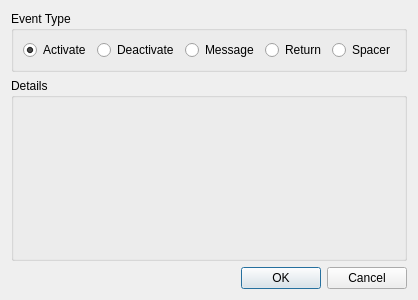
<?xml version="1.0" encoding="UTF-8"?>
<ui version="4.0">
 <class>EventDialog</class>
 <widget class="QDialog" name="EventDialog">
  <property name="geometry">
   <rect>
    <x>0</x>
    <y>0</y>
    <width>405</width>
    <height>300</height>
   </rect>
  </property>
  <property name="windowTitle">
   <string>Dialog</string>
  </property>
  <layout class="QVBoxLayout" name="verticalLayout">
   <item>
    <widget class="QGroupBox" name="groupRadioBox">
     <property name="title">
      <string>Event Type</string>
     </property>
     <layout class="QHBoxLayout" name="horizontalLayout">
      <item>
       <widget class="QRadioButton" name="radioActivate">
        <property name="text">
         <string>Activate</string>
        </property>
        <property name="checked">
         <bool>true</bool>
        </property>
       </widget>
      </item>
      <item>
       <widget class="QRadioButton" name="radioDeactivate">
        <property name="text">
         <string>Deactivate</string>
        </property>
       </widget>
      </item>
      <item>
       <widget class="QRadioButton" name="radioMessage">
        <property name="text">
         <string>Message</string>
        </property>
       </widget>
      </item>
      <item>
       <widget class="QRadioButton" name="radioReturn">
        <property name="text">
         <string>Return</string>
        </property>
       </widget>
      </item>
      <item>
       <widget class="QRadioButton" name="radioNop">
        <property name="text">
         <string>Spacer</string>
        </property>
       </widget>
      </item>
     </layout>
    </widget>
   </item>
   <item>
    <widget class="QGroupBox" name="detailsBox">
     <property name="title">
      <string>Details</string>
     </property>
     <layout class="QHBoxLayout" name="horizontalLayout_2">
      <property name="spacing">
       <number>6</number>
      </property>
      <property name="leftMargin">
       <number>0</number>
      </property>
      <property name="topMargin">
       <number>0</number>
      </property>
      <property name="rightMargin">
       <number>0</number>
      </property>
      <property name="bottomMargin">
       <number>0</number>
      </property>
      <item>
       <widget class="QStackedWidget" name="stackedWidget">
        <widget class="QWidget" name="Page1">
         <layout class="QVBoxLayout" name="layout"/>
        </widget>
       </widget>
      </item>
     </layout>
    </widget>
   </item>
   <item>
    <widget class="QDialogButtonBox" name="buttonBox">
     <property name="orientation">
      <enum>Qt::Horizontal</enum>
     </property>
     <property name="standardButtons">
      <set>QDialogButtonBox::Cancel|QDialogButtonBox::Ok</set>
     </property>
    </widget>
   </item>
  </layout>
 </widget>
 <resources/>
 <connections>
  <connection>
   <sender>buttonBox</sender>
   <signal>rejected()</signal>
   <receiver>EventDialog</receiver>
   <slot>reject()</slot>
   <hints>
    <hint type="sourcelabel">
     <x>316</x>
     <y>260</y>
    </hint>
    <hint type="destinationlabel">
     <x>286</x>
     <y>274</y>
    </hint>
   </hints>
  </connection>
 </connections>
</ui>
